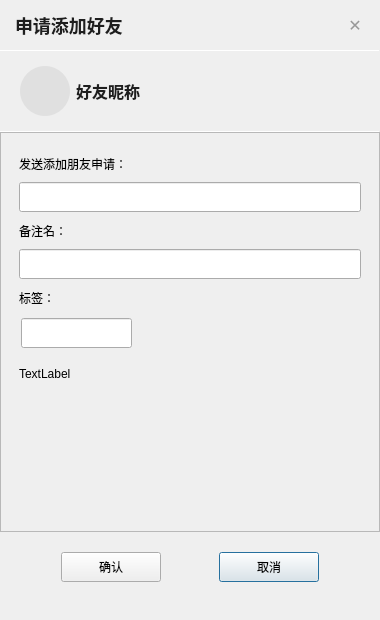
<?xml version="1.0" encoding="UTF-8"?>
<ui version="4.0">
 <class>ApplyFriend</class>
 <widget class="QDialog" name="ApplyFriend">
  <property name="geometry">
   <rect>
    <x>0</x>
    <y>0</y>
    <width>380</width>
    <height>620</height>
   </rect>
  </property>
  <property name="minimumSize">
   <size>
    <width>380</width>
    <height>620</height>
   </size>
  </property>
  <property name="windowTitle">
   <string>Dialog</string>
  </property>
  <layout class="QVBoxLayout" name="verticalLayout">
   <property name="spacing">
    <number>0</number>
   </property>
   <property name="leftMargin">
    <number>0</number>
   </property>
   <property name="topMargin">
    <number>0</number>
   </property>
   <property name="rightMargin">
    <number>0</number>
   </property>
   <property name="bottomMargin">
    <number>0</number>
   </property>
   <item>
    <widget class="QWidget" name="title_bar_widget" native="true">
     <property name="minimumSize">
      <size>
       <width>0</width>
       <height>50</height>
      </size>
     </property>
     <property name="maximumSize">
      <size>
       <width>16777215</width>
       <height>50</height>
      </size>
     </property>
     <layout class="QHBoxLayout" name="horizontalLayout_2">
      <property name="leftMargin">
       <number>15</number>
      </property>
      <property name="rightMargin">
       <number>10</number>
      </property>
      <item>
       <widget class="QLabel" name="apply_title_lb">
        <property name="text">
         <string>申请添加好友</string>
        </property>
        <property name="styleSheet">
         <string notr="true">font-size: 18px; font-weight: bold; color: #1e1e1e;</string>
        </property>
       </widget>
      </item>
      <item>
       <spacer name="horizontalSpacer_4">
        <property name="orientation">
         <enum>Qt::Orientation::Horizontal</enum>
        </property>
        <property name="sizeHint" stdset="0">
         <size>
          <width>40</width>
          <height>20</height>
         </size>
        </property>
       </spacer>
      </item>
      <item>
       <widget class="ClickedOnceLabel" name="close_lb">
        <property name="minimumSize">
         <size>
          <width>30</width>
          <height>30</height>
         </size>
        </property>
        <property name="maximumSize">
         <size>
          <width>30</width>
          <height>30</height>
         </size>
        </property>
        <property name="text">
         <string>✕</string>
        </property>
        <property name="alignment">
         <set>Qt::AlignmentFlag::AlignCenter</set>
        </property>
        <property name="styleSheet">
         <string notr="true">font-size: 16px; color: #999; border-radius: 15px;</string>
        </property>
       </widget>
      </item>
     </layout>
    </widget>
   </item>
   <item>
    <widget class="Line" name="line_2">
     <property name="minimumSize">
      <size>
       <width>0</width>
       <height>1</height>
      </size>
     </property>
     <property name="maximumSize">
      <size>
       <width>16777215</width>
       <height>1</height>
      </size>
     </property>
     <property name="styleSheet">
      <string notr="true">color: #e8e8e8;</string>
     </property>
     <property name="orientation">
      <enum>Qt::Orientation::Horizontal</enum>
     </property>
    </widget>
   </item>
   <item>
    <widget class="QWidget" name="friend_preview_widget" native="true">
     <property name="minimumSize">
      <size>
       <width>0</width>
       <height>80</height>
      </size>
     </property>
     <property name="maximumSize">
      <size>
       <width>16777215</width>
       <height>80</height>
      </size>
     </property>
     <layout class="QHBoxLayout" name="horizontalLayout_3">
      <property name="leftMargin">
       <number>20</number>
      </property>
      <item>
       <widget class="QLabel" name="friend_avatar_lb">
        <property name="minimumSize">
         <size>
          <width>50</width>
          <height>50</height>
         </size>
        </property>
        <property name="maximumSize">
         <size>
          <width>50</width>
          <height>50</height>
         </size>
        </property>
        <property name="text">
         <string/>
        </property>
        <property name="styleSheet">
         <string notr="true">border-radius: 25px; background-color: #e0e0e0;</string>
        </property>
       </widget>
      </item>
      <item>
       <widget class="QLabel" name="friend_name_lb">
        <property name="text">
         <string>好友昵称</string>
        </property>
        <property name="styleSheet">
         <string notr="true">font-size: 16px; font-weight: bold; color: #1e1e1e;</string>
        </property>
       </widget>
      </item>
      <item>
       <spacer name="horizontalSpacer_5">
        <property name="orientation">
         <enum>Qt::Orientation::Horizontal</enum>
        </property>
        <property name="sizeHint" stdset="0">
         <size>
          <width>40</width>
          <height>20</height>
         </size>
        </property>
       </spacer>
      </item>
     </layout>
    </widget>
   </item>
   <item>
    <widget class="Line" name="line_3">
     <property name="minimumSize">
      <size>
       <width>0</width>
       <height>1</height>
      </size>
     </property>
     <property name="maximumSize">
      <size>
       <width>16777215</width>
       <height>1</height>
      </size>
     </property>
     <property name="styleSheet">
      <string notr="true">color: #e8e8e8;</string>
     </property>
     <property name="orientation">
      <enum>Qt::Orientation::Horizontal</enum>
     </property>
    </widget>
   </item>
   <item>
    <widget class="QScrollArea" name="scrollArea">
     <property name="minimumSize">
      <size>
       <width>0</width>
       <height>400</height>
      </size>
     </property>
     <property name="widgetResizable">
      <bool>true</bool>
     </property>
     <widget class="QWidget" name="scrollAreaWidgetContents">
      <property name="geometry">
       <rect>
        <x>0</x>
        <y>0</y>
        <width>378</width>
        <height>398</height>
       </rect>
      </property>
      <layout class="QVBoxLayout" name="verticalLayout_2">
       <item>
        <widget class="QWidget" name="widget" native="true">
         <layout class="QGridLayout" name="gridLayout_2">
          <item row="4" column="0">
           <widget class="QLabel" name="label_4">
            <property name="minimumSize">
             <size>
              <width>0</width>
              <height>25</height>
             </size>
            </property>
            <property name="maximumSize">
             <size>
              <width>16777215</width>
              <height>25</height>
             </size>
            </property>
            <property name="text">
             <string>标签：</string>
            </property>
           </widget>
          </item>
          <item row="1" column="0">
           <widget class="CustomizeEdit" name="name_ed">
            <property name="minimumSize">
             <size>
              <width>0</width>
              <height>30</height>
             </size>
            </property>
            <property name="maximumSize">
             <size>
              <width>16777215</width>
              <height>30</height>
             </size>
            </property>
           </widget>
          </item>
          <item row="3" column="0">
           <widget class="CustomizeEdit" name="back_ed">
            <property name="minimumSize">
             <size>
              <width>0</width>
              <height>30</height>
             </size>
            </property>
            <property name="maximumSize">
             <size>
              <width>16777215</width>
              <height>30</height>
             </size>
            </property>
           </widget>
          </item>
          <item row="0" column="0">
           <widget class="QLabel" name="label_2">
            <property name="minimumSize">
             <size>
              <width>0</width>
              <height>25</height>
             </size>
            </property>
            <property name="maximumSize">
             <size>
              <width>16777215</width>
              <height>25</height>
             </size>
            </property>
            <property name="text">
             <string>发送添加朋友申请：</string>
            </property>
           </widget>
          </item>
          <item row="2" column="0">
           <widget class="QLabel" name="label_3">
            <property name="minimumSize">
             <size>
              <width>0</width>
              <height>25</height>
             </size>
            </property>
            <property name="maximumSize">
             <size>
              <width>16777215</width>
              <height>25</height>
             </size>
            </property>
            <property name="text">
             <string>备注名：</string>
            </property>
           </widget>
          </item>
          <item row="5" column="0">
           <widget class="QWidget" name="lb_group_wid" native="true">
            <layout class="QVBoxLayout" name="verticalLayout_3">
             <property name="spacing">
              <number>0</number>
             </property>
             <property name="leftMargin">
              <number>0</number>
             </property>
             <property name="topMargin">
              <number>0</number>
             </property>
             <property name="rightMargin">
              <number>0</number>
             </property>
             <property name="bottomMargin">
              <number>0</number>
             </property>
             <item>
              <widget class="QWidget" name="gridWidget" native="true">
               <property name="minimumSize">
                <size>
                 <width>0</width>
                 <height>40</height>
                </size>
               </property>
               <property name="maximumSize">
                <size>
                 <width>16777215</width>
                 <height>40</height>
                </size>
               </property>
               <widget class="CustomizeEdit" name="lb_ed">
                <property name="geometry">
                 <rect>
                  <x>2</x>
                  <y>2</y>
                  <width>111</width>
                  <height>30</height>
                 </rect>
                </property>
                <property name="maximumSize">
                 <size>
                  <width>16777215</width>
                  <height>30</height>
                 </size>
                </property>
               </widget>
              </widget>
             </item>
             <item>
              <widget class="QWidget" name="widget_3" native="true">
               <property name="minimumSize">
                <size>
                 <width>0</width>
                 <height>35</height>
                </size>
               </property>
               <property name="maximumSize">
                <size>
                 <width>16777215</width>
                 <height>35</height>
                </size>
               </property>
               <layout class="QVBoxLayout" name="verticalLayout_4">
                <property name="spacing">
                 <number>0</number>
                </property>
                <property name="leftMargin">
                 <number>0</number>
                </property>
                <property name="topMargin">
                 <number>0</number>
                </property>
                <property name="rightMargin">
                 <number>0</number>
                </property>
                <property name="bottomMargin">
                 <number>0</number>
                </property>
                <item>
                 <widget class="ClickedOnceLabel" name="tip_lb">
                  <property name="text">
                   <string>TextLabel</string>
                  </property>
                 </widget>
                </item>
               </layout>
              </widget>
             </item>
            </layout>
           </widget>
          </item>
         </layout>
        </widget>
       </item>
       <item>
        <widget class="QWidget" name="input_tip_wid" native="true">
         <property name="minimumSize">
          <size>
           <width>0</width>
           <height>60</height>
          </size>
         </property>
         <layout class="QHBoxLayout" name="horizontalLayout">
          <property name="spacing">
           <number>7</number>
          </property>
          <property name="leftMargin">
           <number>0</number>
          </property>
          <property name="topMargin">
           <number>0</number>
          </property>
          <property name="rightMargin">
           <number>0</number>
          </property>
          <property name="bottomMargin">
           <number>0</number>
          </property>
          <item>
           <widget class="QWidget" name="lb_list" native="true">
            <property name="minimumSize">
             <size>
              <width>300</width>
              <height>75</height>
             </size>
            </property>
            <property name="maximumSize">
             <size>
              <width>16777215</width>
              <height>75</height>
             </size>
            </property>
           </widget>
          </item>
          <item>
           <widget class="QWidget" name="more_lb_wid" native="true">
            <layout class="QGridLayout" name="gridLayout_3">
             <item row="0" column="0">
              <widget class="ClickedOnceLabel" name="more_lb">
               <property name="minimumSize">
                <size>
                 <width>25</width>
                 <height>25</height>
                </size>
               </property>
               <property name="maximumSize">
                <size>
                 <width>25</width>
                 <height>25</height>
                </size>
               </property>
               <property name="text">
                <string/>
               </property>
              </widget>
             </item>
            </layout>
           </widget>
          </item>
         </layout>
        </widget>
       </item>
      </layout>
     </widget>
    </widget>
   </item>
   <item>
    <spacer name="verticalSpacer">
     <property name="orientation">
      <enum>Qt::Orientation::Vertical</enum>
     </property>
     <property name="sizeType">
      <enum>QSizePolicy::Policy::Fixed</enum>
     </property>
     <property name="sizeHint" stdset="0">
      <size>
       <width>20</width>
       <height>10</height>
      </size>
     </property>
    </spacer>
   </item>
   <item>
    <widget class="QWidget" name="apply_sure_wid" native="true">
     <property name="minimumSize">
      <size>
       <width>0</width>
       <height>50</height>
      </size>
     </property>
     <layout class="QGridLayout" name="gridLayout">
      <item row="0" column="3">
       <widget class="ClickedBtn" name="cancel_btn">
        <property name="minimumSize">
         <size>
          <width>100</width>
          <height>30</height>
         </size>
        </property>
        <property name="maximumSize">
         <size>
          <width>100</width>
          <height>30</height>
         </size>
        </property>
        <property name="text">
         <string>取消</string>
        </property>
       </widget>
      </item>
      <item row="0" column="2">
       <spacer name="horizontalSpacer">
        <property name="orientation">
         <enum>Qt::Orientation::Horizontal</enum>
        </property>
        <property name="sizeHint" stdset="0">
         <size>
          <width>40</width>
          <height>20</height>
         </size>
        </property>
       </spacer>
      </item>
      <item row="0" column="0">
       <spacer name="horizontalSpacer_2">
        <property name="orientation">
         <enum>Qt::Orientation::Horizontal</enum>
        </property>
        <property name="sizeHint" stdset="0">
         <size>
          <width>22</width>
          <height>20</height>
         </size>
        </property>
       </spacer>
      </item>
      <item row="0" column="1">
       <widget class="ClickedBtn" name="sure_btn">
        <property name="minimumSize">
         <size>
          <width>100</width>
          <height>30</height>
         </size>
        </property>
        <property name="maximumSize">
         <size>
          <width>100</width>
          <height>30</height>
         </size>
        </property>
        <property name="text">
         <string>确认</string>
        </property>
       </widget>
      </item>
      <item row="0" column="4">
       <spacer name="horizontalSpacer_3">
        <property name="orientation">
         <enum>Qt::Orientation::Horizontal</enum>
        </property>
        <property name="sizeHint" stdset="0">
         <size>
          <width>22</width>
          <height>20</height>
         </size>
        </property>
       </spacer>
      </item>
     </layout>
    </widget>
   </item>
   <item>
    <spacer name="verticalSpacer_2">
     <property name="orientation">
      <enum>Qt::Orientation::Vertical</enum>
     </property>
     <property name="sizeHint" stdset="0">
      <size>
       <width>20</width>
       <height>40</height>
      </size>
     </property>
    </spacer>
   </item>
  </layout>
 </widget>
 <customwidgets>
  <customwidget>
   <class>ClickedOnceLabel</class>
   <extends>QLabel</extends>
   <header>clickedoncelabel.h</header>
  </customwidget>
  <customwidget>
   <class>ClickedBtn</class>
   <extends>QPushButton</extends>
   <header location="global">clickedbtn.h</header>
  </customwidget>
  <customwidget>
   <class>CustomizeEdit</class>
   <extends>QLineEdit</extends>
   <header location="global">customizeedit.h</header>
  </customwidget>
  <customwidget>
   <class>ClickedOnceLabel</class>
   <extends>QLabel</extends>
   <header>clickedoncelabel.h</header>
  </customwidget>
 </customwidgets>
 <resources/>
 <connections/>
</ui>
